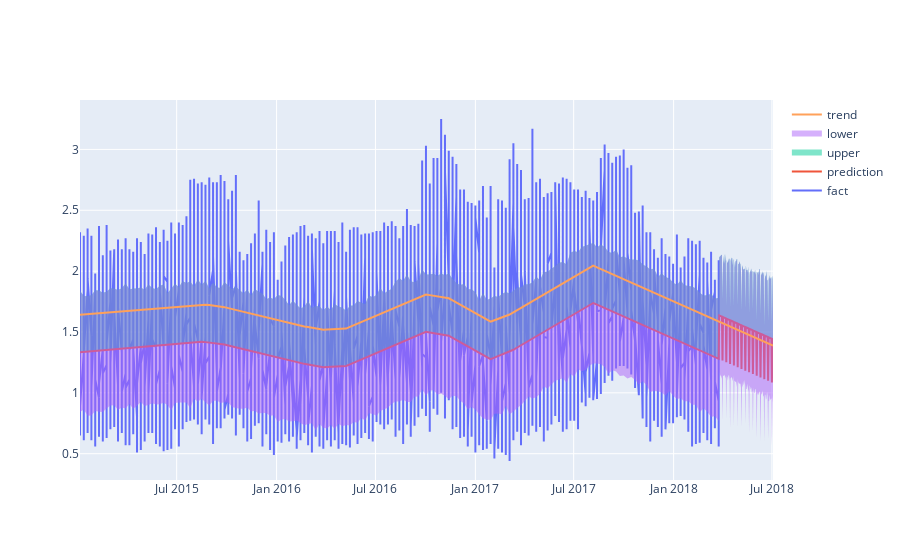

Notebook code for this chart:
### Code cell
create_plot(df, final_forecast)

### Figure 1 — Plotly figure (JSON) as saved in the notebook; plotly's stock layout.template omitted (floating-point values rounded to 4 significant figures; data arrays with more than 128 entries replaced by an {"elided": "..."} marker saying what was removed)
{"data": [{"name": "fact", "type": "scatter", "x": {"elided": "18249 str values"}, "y": {"elided": "18249 float values"}}, {"name": "prediction", "type": "scatter", "x": {"elided": "269 str values"}, "y": {"elided": "269 float values"}}, {"fill": "tonexty", "mode": "none", "name": "upper", "type": "scatter", "x": {"elided": "269 str values"}, "y": {"elided": "269 float values"}}, {"fill": "tonexty", "mode": "none", "name": "lower", "type": "scatter", "x": {"elided": "269 str values"}, "y": {"elided": "269 float values"}}, {"name": "trend", "type": "scatter", "x": {"elided": "269 str values"}, "y": {"elided": "269 float values"}}], "layout": {}}
